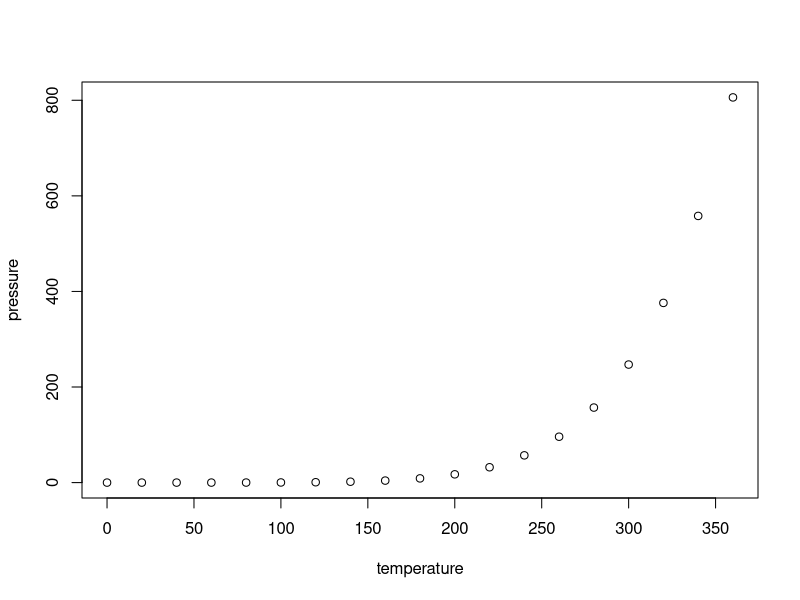
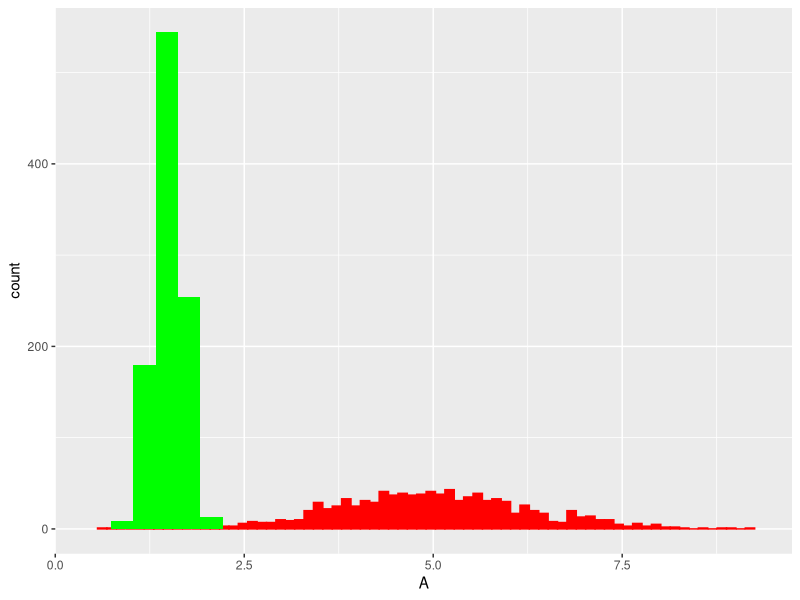

Write R code to recreate these figures, in order.
## ---- chunk 1
knitr::opts_chunk$set(echo = TRUE)
## ---- chunk 2
summary(cars)
## ---- chunk 3
plot(pressure)
## ---- chunk 4
library(tidyverse)

## ---- chunk 5
set.seed(1234)
normals <- rnorm(n = 1000, mean = 5, sd= 1.3)
normals_2 <- rnorm(1000,mean = 1.5, sd= 0.2)

df <- tibble(A = normals,
             B = normals_2)

df
## ---- chunk 6
df %>%  ## pipe `%>%` takes a value an puts it in a function
  ggplot(aes(x = A)) + 
  geom_histogram(bins = 70, colour = "red", fill = "red") +
  geom_histogram(aes(x = B), fill = "green")
## ---- chunk 7
plot_histogram <- function(df,bins){
  
plot <- df %>% ggplot(aes(x = A)) + 
  geom_histogram(bins = 70, colour = "red", fill = "red") +
  geom_histogram(aes(x = B), fill = "green")
  
return(plot)
}

## ---- chunk 8
set.seed(123)
vec_1 <- rnorm(10)
vec_2 <- as.integer(vec_1)
vec_3 <- c(rep(TRUE, 3), c(rep(FALSE, 4)), NA)
vec_4 <- as.numeric(vec_3)
vec_5 <- c("Marc", "Ronald", "Maarten")
## ---- chunk 9
sum(3,12,250)
4902 - 3987
2**24
240/14
mean(12+20)
mean(10.8,13.7,15.9)
